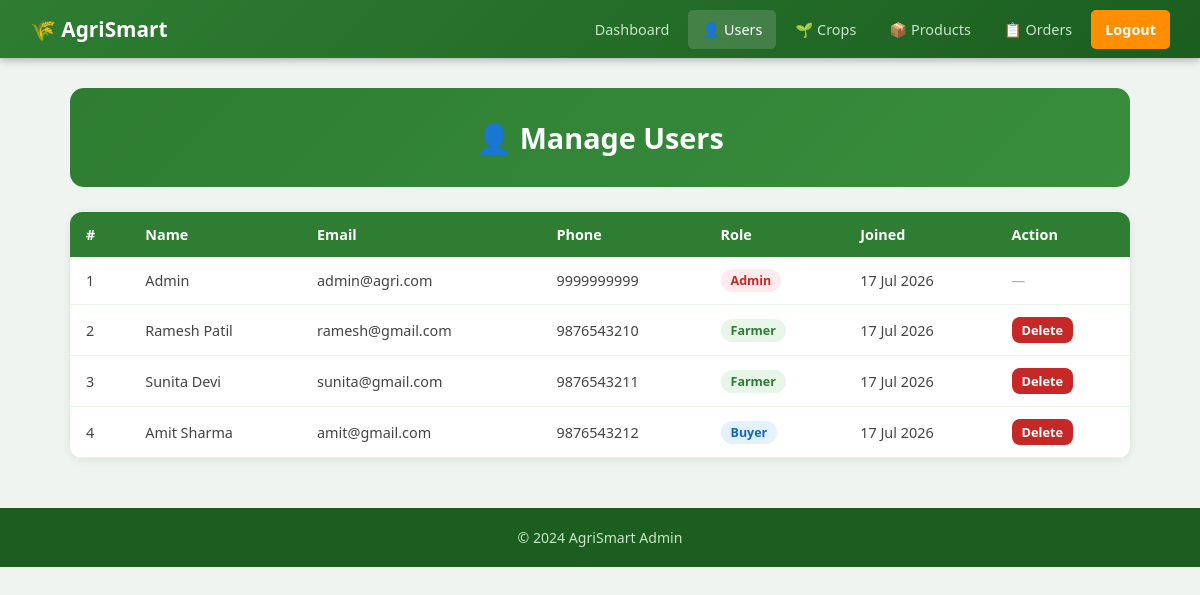
/admin/manage_users.php (signed in), run on the app's committed database.
### tables this page shows
CREATE TABLE users (
    id INT AUTO_INCREMENT PRIMARY KEY,
    name VARCHAR(100) NOT NULL,
    email VARCHAR(100) UNIQUE NOT NULL,
    password VARCHAR(255) NOT NULL,
    phone VARCHAR(15),
    role ENUM('farmer','buyer','admin') DEFAULT 'farmer',
    created_at TIMESTAMP DEFAULT CURRENT_TIMESTAMP
);

### db.php (called while the page is built, shortened)
<?php
function safeQuery($conn, $sql) {
    $result = mysqli_query($conn, $sql);
    return $result;
}
?>

### admin/manage_users.php (the view, shortened to what this page needs)
<?php
include '../db.php';
?>
<!DOCTYPE html>
<html lang="en">
<head>
    <link rel="stylesheet" href="../style.css">
</head>
<body>
<nav>
    <a href="../index.php" class="brand">🌾 AgriSmart</a>
    <div class="nav-links">
        <a href="dashboard.php">Dashboard</a>
        <a href="manage_users.php" class="active">👤 Users</a>
        <a href="manage_crops.php">🌱 Crops</a>
        <a href="manage_products.php">📦 Products</a>
        <a href="view_orders.php">📋 Orders</a>
        <a href="../logout.php" class="btn-nav">Logout</a>
    </div>
</nav>
<div class="container">
    <div class="page-header"><h1>👤 Manage Users</h1></div>
    <div class="table-wrap">
        <table>
            <thead><tr><th>#</th><th>Name</th><th>Email</th><th>Phone</th><th>Role</th><th>Joined</th><th>Action</th></tr></thead>
            <tbody>
            <?php
            $res = safeQuery($conn, "SELECT * FROM users ORDER BY created_at DESC");
            $i = 1;
            while ($row = mysqli_fetch_assoc($res)):
            ?>
            <tr>
                <td><?= $i++ ?></td>
                <td><?= htmlspecialchars($row['name']) ?></td>
                <td><?= htmlspecialchars($row['email']) ?></td>
                <td><?= htmlspecialchars($row['phone']) ?></td>
                <td>
                    <?php
                    $bc = match($row['role']) { 'admin'=>'badge-red', 'farmer'=>'badge-green', default=>'badge-blue' };
                    ?>
                    <span class="badge <?= $bc ?>"><?= ucfirst($row['role']) ?></span>
                </td>
                <td><?= date('d M Y', strtotime($row['created_at'])) ?></td>
                <td>
                    <?php if ($row['role'] !== 'admin'): ?>
                    <a href="manage_users.php?delete=<?= $row['id'] ?>" class="btn btn-red"
                       style="padding:4px 10px;font-size:0.8rem;" onclick="return confirm('Delete user?')">Delete</a>
                    <?php else: echo '<span style="color:#aaa;font-size:0.85rem;">—</span>'; endif; ?>
                </td>
            </tr>
            <?php endwhile; ?>
            </tbody>
        </table>
    </div>
</div>
<footer><p>&copy; 2024 AgriSmart Admin</p></footer>
</body>
</html>

### style.css (style rules this page uses)
* { margin: 0; padding: 0; box-sizing: border-box; }
body { font-family: 'Segoe UI', Tahoma, Geneva, Verdana, sans-serif; background: #f0f4f0; color: #2d3a2d; }
nav { background: linear-gradient(135deg, #2e7d32, #1b5e20); padding: 0 30px; display: flex; align-items: center; justify-content: space-between; box-shadow: 0 2px 8px rgba(0,0,0,0.3); position: sticky; top: 0; z-index: 100; }
nav .brand { color: #fff; font-size: 1.3rem; font-weight: 700; text-decoration: none; padding: 15px 0; display: flex; align-items: center; gap: 8px; }
nav .nav-links { display: flex; gap: 5px; flex-wrap: wrap; }
nav a { color: #c8e6c9; text-decoration: none; padding: 10px 14px; border-radius: 5px; font-size: 0.9rem; transition: background 0.2s, color 0.2s; display: inline-block; }
nav a:hover, nav a.active { background: rgba(255,255,255,0.15); color: #fff; }
nav a.btn-nav { background: #ff8f00; color: #fff; font-weight: 600; }
.container { max-width: 1100px; margin: 30px auto; padding: 0 20px; }
.btn { display: inline-block; padding: 11px 22px; border-radius: 8px; font-size: 0.95rem; font-weight: 600; cursor: pointer; text-decoration: none; border: none; transition: background 0.2s, transform 0.1s; }
.btn-red { background: #c62828; color: #fff; }
.table-wrap { overflow-x: auto; background: #fff; border-radius: 12px; box-shadow: 0 2px 10px rgba(0,0,0,0.08); }
table { width: 100%; border-collapse: collapse; }
thead th { background: #2e7d32; color: #fff; padding: 13px 16px; text-align: left; font-size: 0.9rem; }
tbody tr { border-bottom: 1px solid #e8f5e9; }
tbody td { padding: 12px 16px; font-size: 0.9rem; color: #444; }
.badge { display: inline-block; padding: 3px 10px; border-radius: 20px; font-size: 0.78rem; font-weight: 600; }
.badge-green { background: #e8f5e9; color: #2e7d32; }
.badge-red { background: #ffebee; color: #c62828; }
.badge-blue { background: #e3f2fd; color: #1565c0; }
.page-header { background: linear-gradient(135deg, #2e7d32, #388e3c); color: white; padding: 30px; border-radius: 14px; margin-bottom: 25px; text-align: center; }
.page-header h1 { font-size: 1.8rem; }
footer { background: #1b5e20; color: #c8e6c9; text-align: center; padding: 20px; margin-top: 50px; font-size: 0.88rem; }

### data on the page
users: name "Admin", email "admin@agri.com", phone "9999999999", role "Admin", created_at "17 Jul 2026"
users: name "Ramesh Patil", email "ramesh@gmail.com", phone "9876543210", role "Farmer", created_at "17 Jul 2026"
users: name "Sunita Devi", email "sunita@gmail.com", phone "9876543211", role "Farmer", created_at "17 Jul 2026"
users: name "Amit Sharma", email "amit@gmail.com", phone "9876543212", role "Buyer", created_at "17 Jul 2026"
